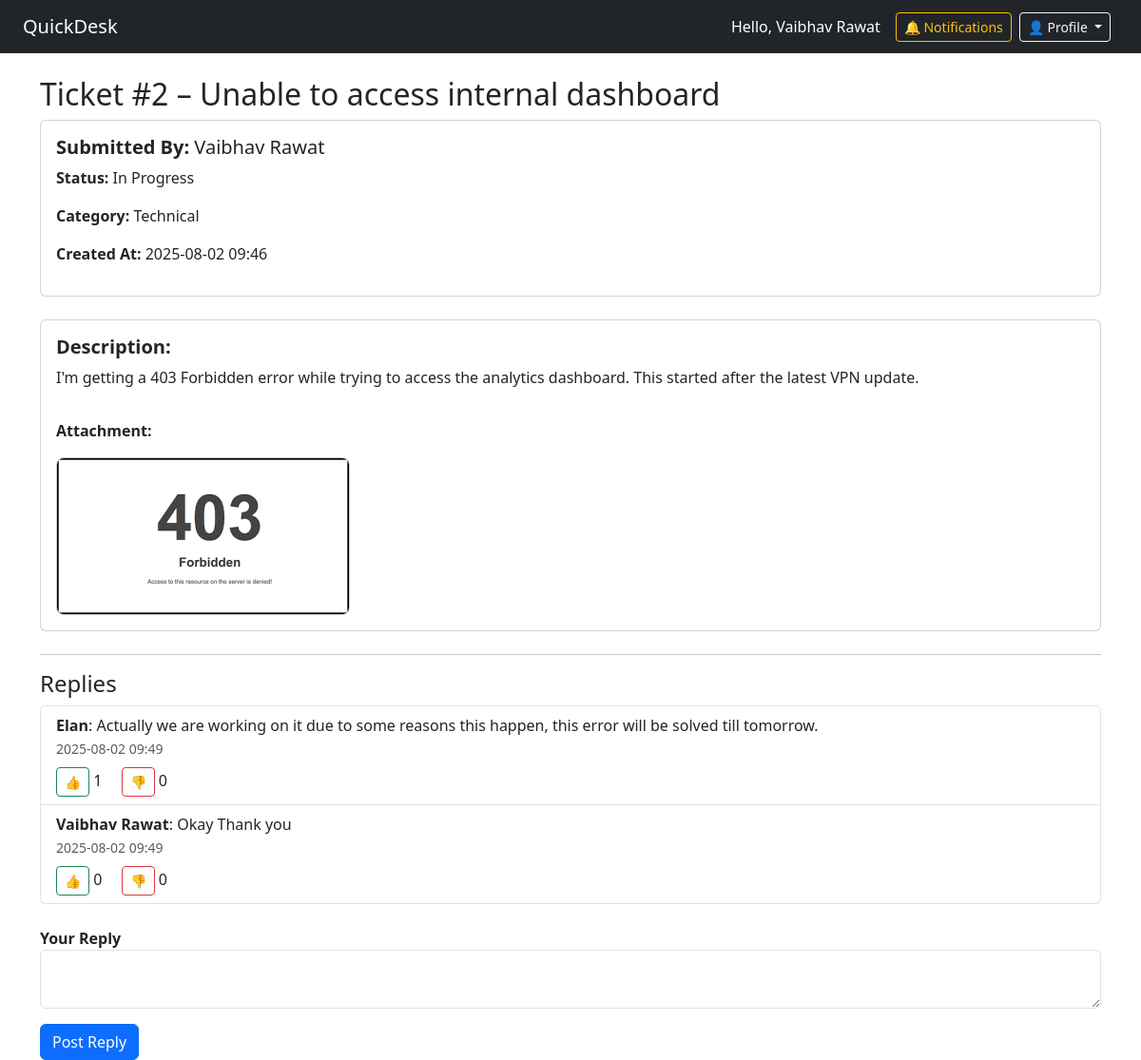
The app's page /ticket/2 (signed in) with its own data.
### app.py (models this page shows, shortened)
class User(db.Model, UserMixin):
    id = db.Column(db.Integer, primary_key=True)
    email = db.Column(db.String(150), unique=True, nullable=False)
    name = db.Column(db.String(150), nullable=False)
    password_hash = db.Column(db.String(200), nullable=False)
    role = db.Column(db.String(50), default='user')
    is_active = db.Column(db.Boolean, default=True)
    notifications = db.relationship('Notification', backref='user', lazy='dynamic')
    tickets = db.relationship('Ticket', backref='owner', lazy=True)
    replies = db.relationship('TicketReply', backref='author', lazy=True)

class Ticket(db.Model):
    id = db.Column(db.Integer, primary_key=True)
    subject = db.Column(db.String(200), nullable=False)
    description = db.Column(db.Text, nullable=False)
    category = db.Column(db.String(100), nullable=False)
    attachment = db.Column(db.String(200))
    status = db.Column(db.String(50), default='Open')
    user_id = db.Column(db.Integer, db.ForeignKey('user.id'), nullable=False)
    user_name = db.Column(db.String(150), nullable=False)  # ✅ store user name
    created_at = db.Column(db.DateTime, default=datetime.utcnow)
    replies = db.relationship('TicketReply', backref='ticket', lazy=True)

class TicketReply(db.Model):
    id = db.Column(db.Integer, primary_key=True)
    ticket_id = db.Column(db.Integer, db.ForeignKey('ticket.id'), nullable=False)
    user_id = db.Column(db.Integer, db.ForeignKey('user.id'), nullable=False)
    author_name = db.Column(db.String(150), nullable=False)  # ✅ store reply author name
    content = db.Column(db.Text, nullable=False)
    created_at = db.Column(db.DateTime, default=datetime.utcnow)
    votes = db.relationship('ReplyVote', backref='reply', lazy=True)

### app.py (the view, shortened to what this page needs)
@app.route('/ticket/<int:ticket_id>', methods=['GET', 'POST'])
@login_required
def ticket_detail(ticket_id):
    ticket = Ticket.query.get_or_404(ticket_id)
    replies = TicketReply.query.filter_by(ticket_id=ticket_id).order_by(TicketReply.created_at.asc()).all()
    return render_template('ticket_detail.html', ticket=ticket, replies=replies)

### app.py (called while the page is built)
@login_manager.user_loader
def load_user(user_id):
    return User.query.get(int(user_id))

### templates/ticket_detail.html
{% extends 'base.html' %}
{% block content %}
<h2>Ticket #{{ ticket.id }} – {{ ticket.subject }}</h2>
<div class="card p-3 mb-4">
  <h5 class="mb-2"><strong>Submitted By:</strong> {{ ticket.user_name }}</h5>
  <p><strong>Status:</strong> {{ ticket.status }}</p>
  <p><strong>Category:</strong> {{ ticket.category }}</p>
  <p><strong>Created At:</strong> {{ ticket.created_at.strftime('%Y-%m-%d %H:%M') }}</p>
</div>
<div class="card p-3 mb-4">
  <h5><strong>Description:</strong></h5>
  <p>{{ ticket.description }}</p>
  {% if ticket.attachment %}
    <div class="mt-3">
      <p><strong>Attachment:</strong></p>
      <a href="/uploads/{{ ticket.attachment }}" target="_blank">
        <img src="/uploads/{{ ticket.attachment }}" alt="Attachment" style="max-width: 400px; border-radius: 8px; border: 1px solid #ccc;">
      </a>
    </div>
  {% endif %}
</div>
<hr>
<h4>Replies</h4>
<ul class="list-group mb-4">
  {% for reply in replies %}
    <li class="list-group-item">
      <strong>{{ reply.author_name }}</strong>: {{ reply.content }}<br>
      <small class="text-muted">{{ reply.created_at.strftime('%Y-%m-%d %H:%M') }}</small>
      <div class="mt-2">
        <form action="{{ url_for('vote_reply', reply_id=reply.id, vote_type='upvote') }}" method="post" style="display:inline;">
          <button class="btn btn-sm btn-outline-success" title="Upvote">👍</button>
        </form>
        <span class="me-3">{{ reply.votes | selectattr('vote_type', 'equalto', 'upvote') | list | length }}</span>
        <form action="{{ url_for('vote_reply', reply_id=reply.id, vote_type='downvote') }}" method="post" style="display:inline;">
          <button class="btn btn-sm btn-outline-danger" title="Downvote">👎</button>
        </form>
        <span>{{ reply.votes | selectattr('vote_type', 'equalto', 'downvote') | list | length }}</span>
      </div>
    </li>
  {% else %}
    <li class="list-group-item text-center text-muted">No replies yet.</li>
  {% endfor %}
</ul>
<form method="POST">
  <div class="mb-3">
    <label for="reply"><strong>Your Reply</strong></label>
    <textarea name="reply" class="form-control" id="reply" required></textarea>
  </div>
  <button type="submit" class="btn btn-primary">Post Reply</button>
</form>
{% endblock %}

### templates/base.html (shortened to what this page needs)
<!DOCTYPE html>
<html lang="en">
<head>
  <link href="https://cdn.jsdelivr.net/npm/bootstrap@5.3.0/dist/css/bootstrap.min.css" rel="stylesheet">
</head>
<body>
  <nav class="navbar navbar-expand-lg navbar-dark bg-dark px-4">
    <a class="navbar-brand" href="{{ url_for('dashboard') }}">QuickDesk</a>
    {% if current_user.is_authenticated %}
    <div class="ms-auto d-flex align-items-center">
      <span class="text-white me-3">Hello, {{ current_user.name }}</span>
      <a class="btn btn-sm btn-outline-warning me-2" href="{{ url_for('notifications') }}">
        🔔 Notifications
      </a>
      <div class="dropdown me-2">
        <button class="btn btn-sm btn-outline-light dropdown-toggle" type="button" data-bs-toggle="dropdown">
          👤 Profile
        </button>
      </div>
    </div>
    {% else %}
    <div class="ms-auto">
      <a class="btn btn-outline-light btn-sm" href="{{ url_for('login') }}">Login</a>
    </div>
    {% endif %}
  </nav>
  <div class="container mt-4">
    {% block content %}{% endblock %}
  </div>
</body>
</html>

### records on screen
User: name "Vaibhav Rawat"
Ticket: id "2", subject "Unable to access internal dashboard", user_name "Vaibhav Rawat", status "In Progress", category "Technical", created_at "2025-08-02 09:46", description "I'm getting a 403 Forbidden error while trying to access the analytics dashboard. This started after the latest VPN update.", attachment (picture)
TicketReply: author_name "Elan", content "Actually we are working on it due to some reasons this happen, this error will be solved till tomorrow.", created_at "2025-08-02 09:49", votes|selectattr "1", votes|selectattr "0"
TicketReply: author_name "Vaibhav Rawat", content "Okay Thank you", created_at "2025-08-02 09:49", votes|selectattr "0"
